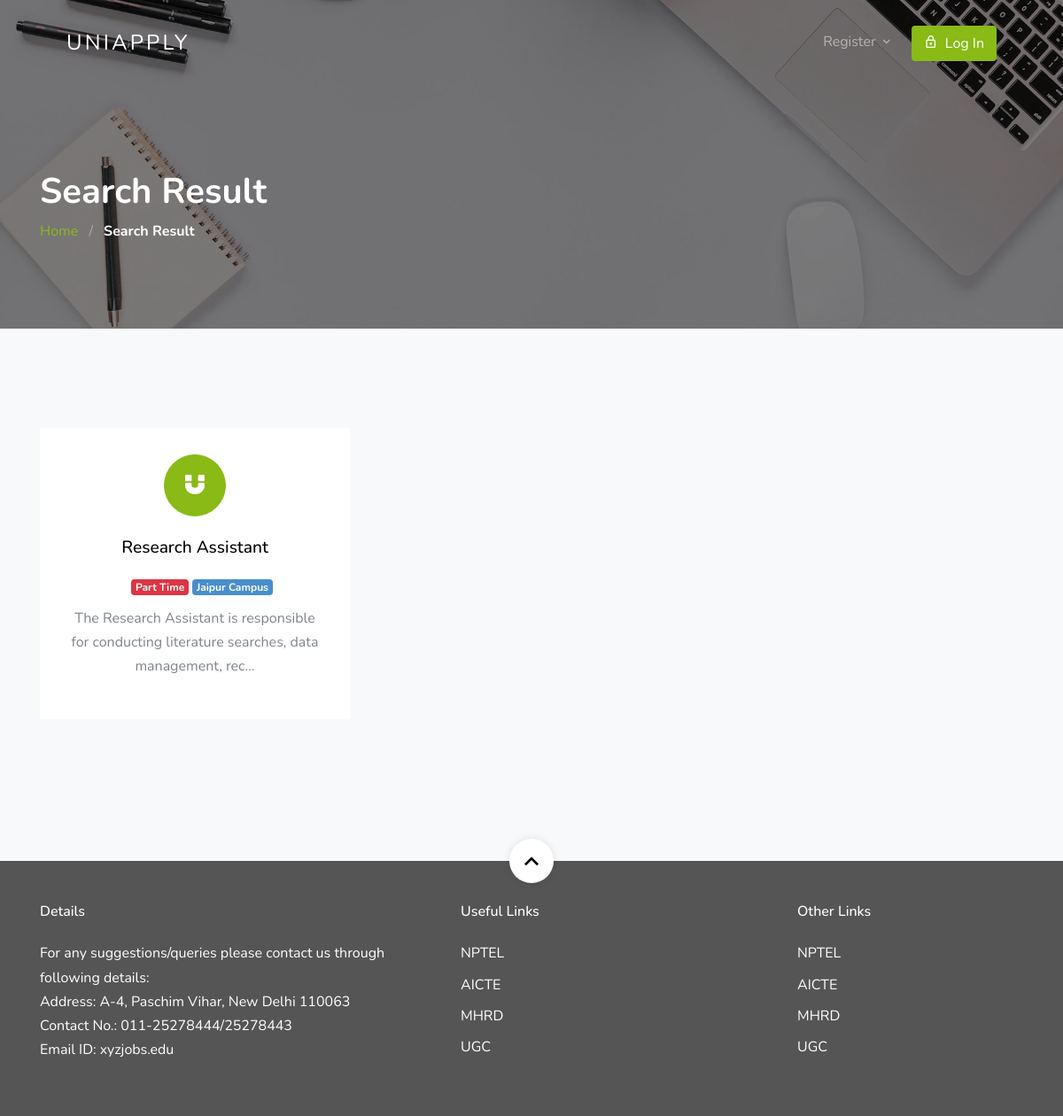
Page /result/ on the earlier database version.
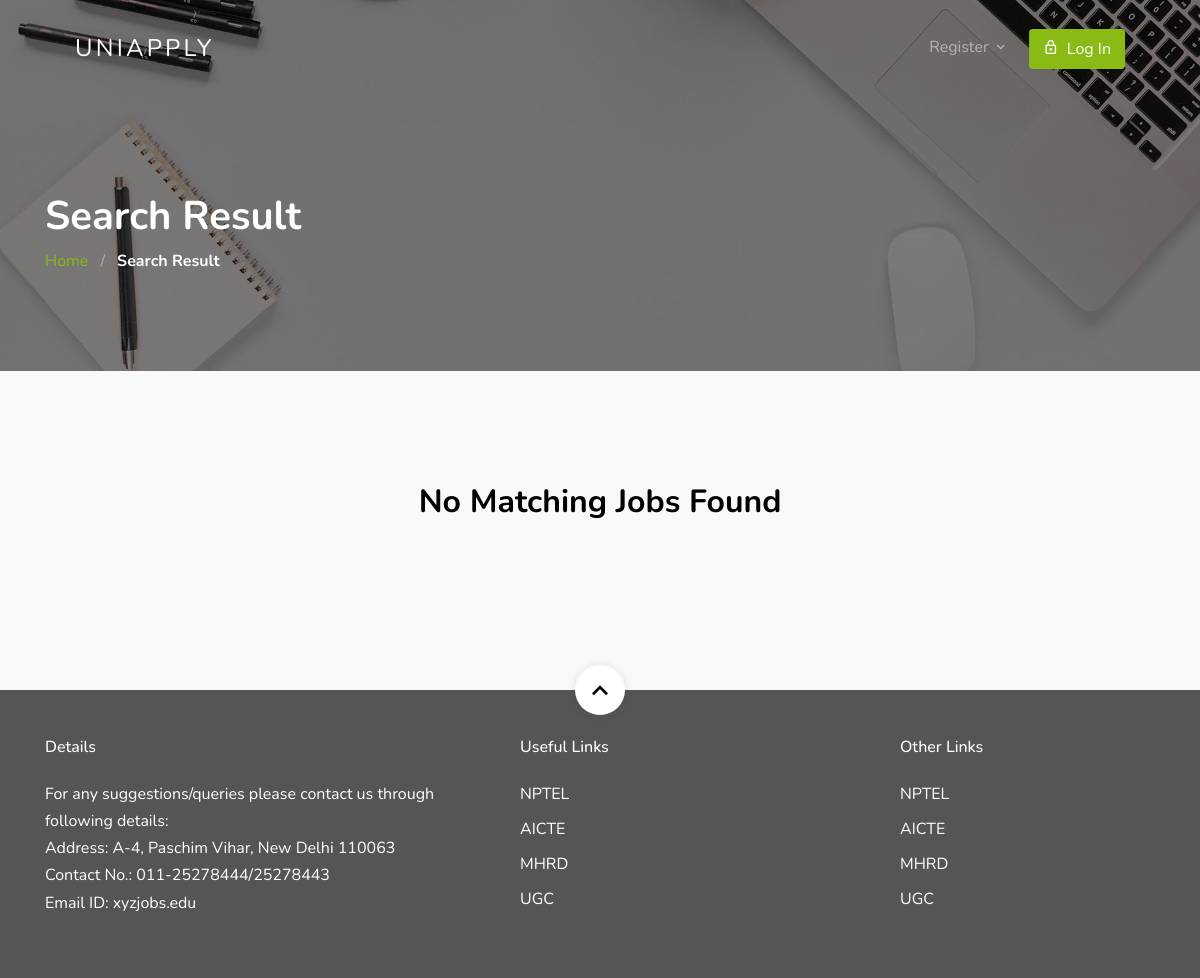
Same page on the later database version.
### Portal/models.py (models this page shows, shortened)
class Job(models.Model):
    user = models.ForeignKey(User, related_name='User', on_delete=models.CASCADE)
    title = models.CharField(max_length=300)
    description = RichTextField()
    prerequisites = TaggableManager(blank=True)
    job_type = models.CharField(choices=JOB_TYPE, max_length=1)
    campus = models.ForeignKey(Campus, related_name='Campus', on_delete=models.CASCADE)
    salary = models.CharField(max_length=30, blank=True)
    org_name = models.CharField(max_length=300)
    last_date = models.DateField()
    is_published = models.BooleanField(default=False)
    is_closed = models.BooleanField(default=False)
    timestamp = models.DateTimeField(auto_now=True)

class Campus(models.Model):
    name = models.CharField(max_length=50)

### Portal/views.py (the view)
# urls.py: path('result/', views.search_result_view, name='search_result'),
def search_result_view(request):
    job_list = Job.objects.filter(is_published=True, is_closed=False).order_by('-timestamp')
    if 'job_title_or_org_name' in request.GET:
        job_title_or_org_name = request.GET['job_title_or_org_name']
        if job_title_or_org_name:
            job_list = job_list.filter(title__icontains=job_title_or_org_name) | job_list.filter(org_name__icontains=job_title_or_org_name)
    if 'campus' in request.GET:
        campus = request.GET['campus']
        if campus:
            job_list = job_list.filter(campus=campus)
    if 'job_type' in request.GET:
        job_type = request.GET['job_type']
        if job_type:
            job_list = job_list.filter(job_type__iexact=job_type)
    paginator = Paginator(job_list, 10)
    page_number = request.GET.get('page')
    page_obj = paginator.get_page(page_number)
    context = {
        'page_obj': page_obj,
    }
    return render(request, 'Portal/result.html', context)

### template/Portal/result.html (shortened to what this page needs)
{% extends 'base.html' %}
{% load static %}
{% block content %}
<section class="section-hero overlay inner-page bg-image" style="background-image: url('{% static 'images/hero_1.jpg' %}');"
         id="home-section">
  <div class="container">
    <div class="row">
      <div class="col-md-7">
        <h1 class="text-white font-weight-bold">Search Result</h1>
        <div class="custom-breadcrumbs">
          <a href="{% url 'Portal:home' %}">Home</a> <span class="mx-2 slash">/</span>
          <span class="text-white"><strong>Search Result</strong></span>
        </div>
      </div>
    </div>
  </div>
  </div>
<section class="site-section services-section bg-light block__62849" id="next-section">
  <div class="container">
    {% if page_obj %}
    <div class="row">
      {% for job in page_obj %}
      <div class="col-6 col-md-6 col-lg-4 mb-4 mb-lg-5">
        <a href="{% url 'Portal:single-job' job.id %}" class="block__16443 min-h text-center d-block">
          <span class="custom-icon mx-auto"><span class="icon-magnet d-block"></span></span>
          <h3>{{ job.title }}</h3>
          <ul class="job-listing-meta list-unstyled pl-3 mb-0">
            <li class="menu-fix mb-2">
              {% if job.job_type == '1' %}
              <span class="badge badge-primary">
                  Full Time
                </span>
              {% elif job.job_type == '2'%}
              <span class="badge badge-danger">
                  Part Time
                </span>
              {% else  %}
              <span class="badge badge-info">
                  Internship
                </span>
              {% endif %}</li>
            <li class="badge badge-secondary menu-fix mb-2"> {{ job.campus.name }}</li>
          </ul>
          <p>{{ job.description | striptags | safe | truncatechars:100}}</p>
        </a>
      </div>
      {% endfor %}
    </div>
    {% else %}
    <div class="row mb-5 justify-content-center">
      <div class="col-md-7 text-center">
        <h2 class="section-title mb-2">No Matching Jobs Found</h2>
      </div>
    </div>
    {% endif %}
  </div>
</section>
{% endblock content %}

### template/base.html (shortened to what this page needs)
<!DOCTYPE html>
<html>
{% include 'head.html' %}
<body id="top">
{% include 'header.html' %}
{% block content %}{% endblock %}
{% include 'footer.html' %}
</body>
</html>

### template/head.html (shortened to what this page needs)
{% load static %}
<head>
    <link rel="stylesheet" href="{% static 'css/custom-bs.css' %}">
    <link rel="stylesheet" href="{% static 'css/jquery.fancybox.min.css' %}">
    <link rel="stylesheet" href="{% static 'css/bootstrap-select.min.css' %}">
    <link rel="stylesheet" href="{% static 'fonts/icomoon/style.css' %}">
    <link rel="stylesheet" href="{% static 'fonts/line-icons/style.css' %}">
    <link rel="stylesheet" href="{% static 'css/owl.carousel.min.css' %}">
    <link rel="stylesheet" href="{% static 'css/animate.min.css' %}">
    <link rel="stylesheet" href="{% static 'css/bootstrap-datepicker.css' %}">
    <link rel="stylesheet" href="{% static 'css/style.css' %}">
</head>

### template/header.html (shortened to what this page needs)
<div class="site-wrap">
  <header class="site-navbar mt-3">
    <div class="container-fluid">
      <div class="row align-items-center">
        <div class="site-logo col-6"><a href="{% url 'Portal:home' %}">UniApply</a></div>
        <div class="right-cta-menu text-right d-flex aligin-items-center col-6">
          <div class="ml-auto">
            <div class="site-navigation fix">
              <ul class="site-menu js-clone-nav d-none d-xl-block ml-0 pl-0">
                {% if user.is_authenticated and user.role == 'teacher'  %}
                <a href="{% url 'Portal:create-job' %}"
                   class="js-clone-nav pr-3 btn btn-outline-white border-width-2 d-none d-lg-inline-block"><span
                        class="mr-2 icon-add"></span>Post a Job</a>
                <li class="pr-3 has-children">
                  <a>Dashboard</a>
                  <ul class="dropdown">
                    <li><a href="{% url 'Portal:dashboard' %}">Dashboard</a></li>
                    <li><a href="{% url 'Account:logout' %}">Logout</a></li>
                  </ul>
                </li>
                {% else %}
                <li class="pr-3 has-children">
                  <a>Register</a>
                </li>
                <a href="{% url 'Account:login' %}"
                   class="js-clone-nav btn btn-primary border-width-2 d-none d-lg-inline-block ov-fix"><span
                        class="mr-2 icon-lock_outline"></span>Log In</a>
                {% endif %}
              </ul>
            </div>
          </div>
        </div>
  </header>

### template/footer.html
<footer class="site-footer">
    <a href="#top" class="smoothscroll scroll-top">
        <span class="icon-keyboard_arrow_up"></span>
    </a>
    <div class="container">
        <div class="row">
            <div class="col-6 col-md-5 mb-6 mb-md-0">
                <h3>Details</h3>
                For any suggestions/queries please contact us through following details: <br> Address: A-4, Paschim Vihar, New Delhi 110063 <br> Contact No.: 011-25278444/25278443 <br> Email ID: xyzjobs.edu
            </div>
            <div class="col-6 col-md-4 mb-5 mb-md-0">
                <h3>Useful Links</h3>
                <ul>
                    <li><a href="http://nptel.ac.in/">NPTEL</a></li>
                    <li><a href="https://www.aicte-india.org/">AICTE</a></li>
                    <li><a href="http://mhrd.gov.in/">MHRD</a></li>
                    <li><a href="https://www.ugc.ac.in/">UGC</a></li>
                </ul>
            </div>
            <div class="col-6 col-md-2 mb-2 mb-md-0">
                <h3>Other Links</h3>
                <ul>
                    <li><a href="http://nptel.ac.in/">NPTEL</a></li>
                    <li><a href="https://www.aicte-india.org/">AICTE</a></li>
                    <li><a href="http://mhrd.gov.in/">MHRD</a></li>
                    <li><a href="https://www.ugc.ac.in/">UGC</a></li>
                </ul>
            </div>
        </div>
    </div>
</footer>

### template/scripts.html (shortened to what this page needs)
{% load static %}

### static/css/style.css (style rules this page uses)
.site-navbar { margin-bottom: 0px; z-index: 1999; position: absolute; width: 100%; top: 2rem; }
.site-navbar .container-fluid { padding-left: 7rem; padding-right: 7rem; }
.site-navbar .site-logo { position: absolute; left: 5%; }
.site-navbar .site-logo a { color: #fff; font-size: 1.5rem; letter-spacing: .2rem; text-transform: uppercase; }
.site-navbar .site-burger-menu, .site-navbar .right-cta-menu { position: absolute; right: 5%; }
.site-navbar .site-navigation { position: absolute; left: 50%; -webkit-transform: translateX(-50%); -ms-transform: translateX(-50%); transform: translateX(-50%); z-index: 5; }
.site-navbar .site-navigation .site-menu { margin-bottom: 0; }
.site-navbar .site-navigation .site-menu a { text-decoration: none !important; display: inline-block; position: relative; }
.site-navbar .site-navigation .site-menu > li { display: inline-block; }
.site-navbar .site-navigation .site-menu > li > a { padding: 20px 20px !important; color: rgba(255, 255, 255, 0.5); display: inline-block; text-decoration: none !important; }
.site-navbar .site-navigation .site-menu .has-children { position: relative; }
.site-navbar .site-navigation .site-menu .has-children > a { position: relative; padding-right: 20px; }
.site-navbar .site-navigation .site-menu .has-children > a:before { position: absolute; content: "\e313"; font-size: 16px; top: 50%; right: 0; -webkit-transform: translateY(-50%); -ms-transform: translateY(-50%); transform: translateY(-50%); font-family: 'icomoon'; }
.site-mobile-menu .site-nav-wrap { padding: 0; margin: 0; list-style: none; position: relative; }
.site-mobile-menu .site-nav-wrap a { padding: 10px 20px; display: block; position: relative; color: #212529; }
.site-mobile-menu .site-nav-wrap li { position: relative; display: block; }
.site-mobile-menu .site-nav-wrap > li { display: block; position: relative; float: left; width: 100%; }
.site-mobile-menu .site-nav-wrap > li > a { padding-left: 20px; font-size: 20px; }
body { font-weight: 400; font-size: 1rem; line-height: 1.7; position: relative; }
body:after { content: ""; position: absolute; top: 0; left: 0; right: 0; bottom: 0; background: rgba(0, 0, 0, 0.7); z-index: 100; opacity: 0; visibility: hidden; -webkit-transition: .3s all ease; -o-transition: .3s all ease; transition: .3s all ease; }
h1, h2, h3, h4 { color: #000; }
.site-section { padding-top: 7rem; padding-bottom: 7rem; position: relative; z-index: 1; }
.bg-image { background-size: cover; background-position: center center; background-repeat: no-repeat; }
.custom-breadcrumbs a { color: #89ba16; }
.custom-breadcrumbs .slash { color: rgba(255, 255, 255, 0.4); }
.section-title { font-size: 2rem; font-weight: 700; }
.section-hero, .section-hero > .container > .row { height: auto; min-height: auto; padding-top: 5em; padding-bottom: 2em; }
.section-hero.inner-page, .section-hero.inner-page > .container > .row { height: auto; min-height: auto; padding-top: 6em; padding-bottom: 3em; }
.section-hero.overlay, .section-hero.overlay-2 { position: relative; }
.section-hero.overlay:before, .section-hero.overlay-2:before { z-index: 1; position: absolute; content: ""; top: 0; left: 0; right: 0; bottom: 0; background: rgba(0, 0, 0, 0.5); }
.section-hero > .container { z-index: 2; position: relative; }
.btn:after, .btn:before { display: none; }
.btn.btn-primary { color: #fff; }
.border-width-2 { border-width: 2px !important; }
.site-footer { padding: 3rem 0; position: relative; color: white; background: #555; }
.site-footer h3 { font-size: 1rem; margin-bottom: 1.5rem; color: #fff; }
.site-footer a { color: white; }
.site-footer ul { list-style-type: none; padding-left: 0; }
.site-footer ul li { margin-bottom: .5rem; color: white; }
.site-footer .scroll-top { position: absolute; z-index: 5; top: 0; width: 50px; height: 50px; border-radius: 50%; background: #fff; left: 50%; -webkit-transform: translate(-50%, -50%); -ms-transform: translate(-50%, -50%); transform: translate(-50%, -50%); -webkit-box-shadow: 0 0px 10px 0px rgba(0, 0, 0, 0.1); box-shadow: 0 0px 10px 0px rgba(0, 0, 0, 0.1); }
.site-footer .scroll-top > span { position: absolute; font-size: 2rem; top: 50%; left: 50%; -webkit-transform: translate(-50%, -50%); -ms-transform: translate(-50%, -50%); transform: translate(-50%, -50%); color: #000 !important; }
.site-navigation.fix { position: relative; }
.ov-fix { overflow:hidden }

Differences in the rows shown:
removed Job: title "Research Assistant", job_type "Part Time", campus.name "Jaipur Campus", description "The Research Assistant is responsible for conducting literature searches, data management, rec…"
Other differences:
text now shown: "No Matching Jobs Found"
